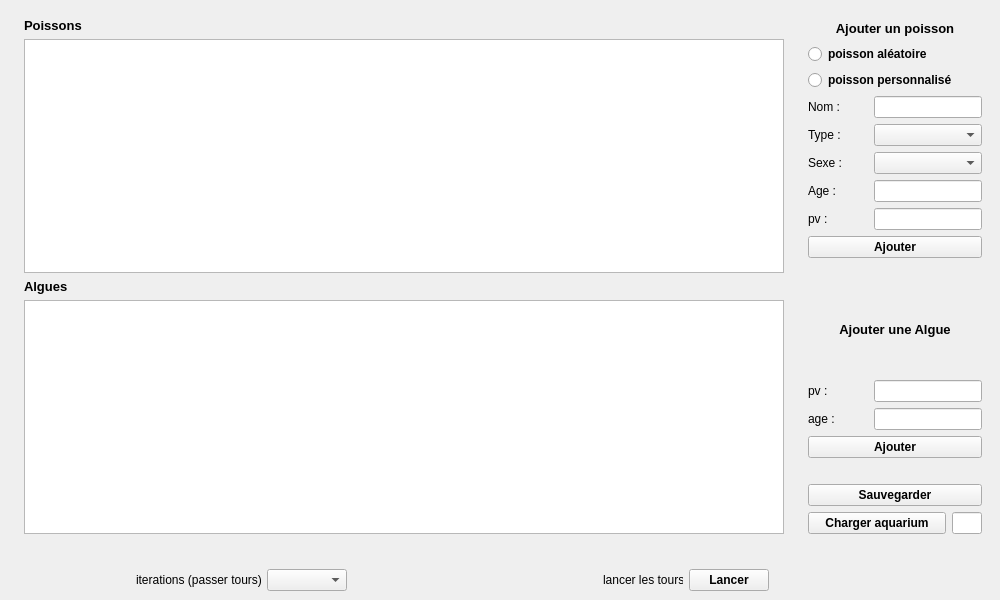
<?xml version="1.0" encoding="UTF-8"?>
<ui version="4.0">
 <class>MainWindow</class>
 <widget class="QMainWindow" name="MainWindow">
  <property name="enabled">
   <bool>true</bool>
  </property>
  <property name="geometry">
   <rect>
    <x>0</x>
    <y>0</y>
    <width>1000</width>
    <height>600</height>
   </rect>
  </property>
  <property name="sizePolicy">
   <sizepolicy hsizetype="Preferred" vsizetype="Preferred">
    <horstretch>0</horstretch>
    <verstretch>0</verstretch>
   </sizepolicy>
  </property>
  <property name="minimumSize">
   <size>
    <width>1000</width>
    <height>600</height>
   </size>
  </property>
  <property name="maximumSize">
   <size>
    <width>1000</width>
    <height>600</height>
   </size>
  </property>
  <property name="windowTitle">
   <string>PythonQuarium</string>
  </property>
  <widget class="QWidget" name="centralwidget">
   <layout class="QFormLayout" name="formLayout">
    <item row="4" column="1">
     <layout class="QVBoxLayout" name="verticalLayout">
      <item>
       <layout class="QHBoxLayout" name="horizontalLayout">
        <item>
         <widget class="QWidget" name="List_panel" native="true">
          <property name="minimumSize">
           <size>
            <width>500</width>
            <height>0</height>
           </size>
          </property>
          <property name="maximumSize">
           <size>
            <width>16777215</width>
            <height>16777215</height>
           </size>
          </property>
          <layout class="QVBoxLayout" name="verticalLayout_2">
           <item>
            <widget class="QLabel" name="lab_fishs">
             <property name="font">
              <font>
               <pointsize>10</pointsize>
               <bold>true</bold>
              </font>
             </property>
             <property name="text">
              <string>Poissons</string>
             </property>
            </widget>
           </item>
           <item>
            <widget class="QTableWidget" name="tb_fishs"/>
           </item>
           <item>
            <widget class="QLabel" name="lab_algues">
             <property name="font">
              <font>
               <pointsize>10</pointsize>
               <bold>true</bold>
              </font>
             </property>
             <property name="text">
              <string>Algues</string>
             </property>
            </widget>
           </item>
           <item>
            <widget class="QTableWidget" name="tb_algues"/>
           </item>
          </layout>
         </widget>
        </item>
        <item>
         <widget class="QWidget" name="Lateral_panel" native="true">
          <property name="sizePolicy">
           <sizepolicy hsizetype="Fixed" vsizetype="Fixed">
            <horstretch>0</horstretch>
            <verstretch>0</verstretch>
           </sizepolicy>
          </property>
          <property name="maximumSize">
           <size>
            <width>250</width>
            <height>1000</height>
           </size>
          </property>
          <layout class="QVBoxLayout" name="verticalLayout_3">
           <item>
            <widget class="QLabel" name="lab_panel_fish">
             <property name="sizePolicy">
              <sizepolicy hsizetype="Preferred" vsizetype="Fixed">
               <horstretch>0</horstretch>
               <verstretch>0</verstretch>
              </sizepolicy>
             </property>
             <property name="maximumSize">
              <size>
               <width>16777215</width>
               <height>20</height>
              </size>
             </property>
             <property name="font">
              <font>
               <pointsize>10</pointsize>
               <bold>true</bold>
               <kerning>true</kerning>
              </font>
             </property>
             <property name="text">
              <string notr="true">Ajouter un poisson</string>
             </property>
             <property name="textFormat">
              <enum>Qt::TextFormat::AutoText</enum>
             </property>
             <property name="alignment">
              <set>Qt::AlignmentFlag::AlignCenter</set>
             </property>
             <property name="indent">
              <number>0</number>
             </property>
            </widget>
           </item>
           <item>
            <widget class="QRadioButton" name="rb_alea">
             <property name="maximumSize">
              <size>
               <width>250</width>
               <height>20</height>
              </size>
             </property>
             <property name="font">
              <font>
               <bold>true</bold>
              </font>
             </property>
             <property name="text">
              <string>poisson aléatoire</string>
             </property>
            </widget>
           </item>
           <item>
            <widget class="QRadioButton" name="rb_perso">
             <property name="maximumSize">
              <size>
               <width>250</width>
               <height>20</height>
              </size>
             </property>
             <property name="font">
              <font>
               <bold>true</bold>
              </font>
             </property>
             <property name="text">
              <string>poisson personnalisé</string>
             </property>
            </widget>
           </item>
           <item>
            <layout class="QHBoxLayout" name="horizontalLayout_6">
             <item>
              <widget class="QLabel" name="lab_fish_name">
               <property name="sizePolicy">
                <sizepolicy hsizetype="Fixed" vsizetype="Preferred">
                 <horstretch>0</horstretch>
                 <verstretch>0</verstretch>
                </sizepolicy>
               </property>
               <property name="minimumSize">
                <size>
                 <width>60</width>
                 <height>0</height>
                </size>
               </property>
               <property name="maximumSize">
                <size>
                 <width>16777215</width>
                 <height>16777215</height>
                </size>
               </property>
               <property name="text">
                <string>Nom : </string>
               </property>
              </widget>
             </item>
             <item>
              <widget class="QLineEdit" name="le_fish_name">
               <property name="sizePolicy">
                <sizepolicy hsizetype="Fixed" vsizetype="Fixed">
                 <horstretch>0</horstretch>
                 <verstretch>0</verstretch>
                </sizepolicy>
               </property>
               <property name="maximumSize">
                <size>
                 <width>220</width>
                 <height>16777215</height>
                </size>
               </property>
              </widget>
             </item>
            </layout>
           </item>
           <item>
            <layout class="QHBoxLayout" name="horizontalLayout_5">
             <item>
              <widget class="QLabel" name="lab_fish_type">
               <property name="enabled">
                <bool>true</bool>
               </property>
               <property name="sizePolicy">
                <sizepolicy hsizetype="Fixed" vsizetype="Preferred">
                 <horstretch>0</horstretch>
                 <verstretch>0</verstretch>
                </sizepolicy>
               </property>
               <property name="minimumSize">
                <size>
                 <width>60</width>
                 <height>0</height>
                </size>
               </property>
               <property name="baseSize">
                <size>
                 <width>60</width>
                 <height>0</height>
                </size>
               </property>
               <property name="text">
                <string>Type : </string>
               </property>
              </widget>
             </item>
             <item>
              <widget class="QComboBox" name="cbb_fish_type">
               <property name="sizePolicy">
                <sizepolicy hsizetype="Expanding" vsizetype="Fixed">
                 <horstretch>0</horstretch>
                 <verstretch>0</verstretch>
                </sizepolicy>
               </property>
              </widget>
             </item>
            </layout>
           </item>
           <item>
            <layout class="QHBoxLayout" name="horizontalLayout_8">
             <item>
              <widget class="QLabel" name="lab_fish_sexe">
               <property name="sizePolicy">
                <sizepolicy hsizetype="Fixed" vsizetype="Preferred">
                 <horstretch>0</horstretch>
                 <verstretch>0</verstretch>
                </sizepolicy>
               </property>
               <property name="minimumSize">
                <size>
                 <width>60</width>
                 <height>0</height>
                </size>
               </property>
               <property name="baseSize">
                <size>
                 <width>60</width>
                 <height>0</height>
                </size>
               </property>
               <property name="text">
                <string>Sexe : </string>
               </property>
              </widget>
             </item>
             <item>
              <widget class="QComboBox" name="cbb_fish_sexe">
               <property name="sizePolicy">
                <sizepolicy hsizetype="Expanding" vsizetype="Fixed">
                 <horstretch>0</horstretch>
                 <verstretch>0</verstretch>
                </sizepolicy>
               </property>
              </widget>
             </item>
            </layout>
           </item>
           <item>
            <layout class="QHBoxLayout" name="horizontalLayout_7">
             <item>
              <widget class="QLabel" name="lab_fish_age">
               <property name="sizePolicy">
                <sizepolicy hsizetype="Fixed" vsizetype="Preferred">
                 <horstretch>0</horstretch>
                 <verstretch>0</verstretch>
                </sizepolicy>
               </property>
               <property name="minimumSize">
                <size>
                 <width>60</width>
                 <height>0</height>
                </size>
               </property>
               <property name="text">
                <string>Age : </string>
               </property>
              </widget>
             </item>
             <item>
              <widget class="QLineEdit" name="le_fish_age"/>
             </item>
            </layout>
           </item>
           <item>
            <layout class="QHBoxLayout" name="horizontalLayout_4">
             <item>
              <widget class="QLabel" name="lab_fish_pv">
               <property name="sizePolicy">
                <sizepolicy hsizetype="Fixed" vsizetype="Preferred">
                 <horstretch>0</horstretch>
                 <verstretch>0</verstretch>
                </sizepolicy>
               </property>
               <property name="minimumSize">
                <size>
                 <width>60</width>
                 <height>0</height>
                </size>
               </property>
               <property name="baseSize">
                <size>
                 <width>100</width>
                 <height>0</height>
                </size>
               </property>
               <property name="text">
                <string>pv : </string>
               </property>
              </widget>
             </item>
             <item>
              <widget class="QLineEdit" name="le_fish_pv"/>
             </item>
            </layout>
           </item>
           <item>
            <widget class="QPushButton" name="btn_add_fish">
             <property name="font">
              <font>
               <bold>true</bold>
              </font>
             </property>
             <property name="text">
              <string>Ajouter</string>
             </property>
            </widget>
           </item>
           <item>
            <spacer name="horizontalSpacer">
             <property name="orientation">
              <enum>Qt::Orientation::Horizontal</enum>
             </property>
             <property name="sizeHint" stdset="0">
              <size>
               <width>40</width>
               <height>20</height>
              </size>
             </property>
            </spacer>
           </item>
           <item>
            <layout class="QVBoxLayout" name="verticalLayout_5">
             <item>
              <widget class="QLabel" name="lab_panel_algue">
               <property name="font">
                <font>
                 <pointsize>10</pointsize>
                 <bold>true</bold>
                </font>
               </property>
               <property name="text">
                <string>Ajouter une Algue</string>
               </property>
               <property name="alignment">
                <set>Qt::AlignmentFlag::AlignCenter</set>
               </property>
              </widget>
             </item>
             <item>
              <layout class="QHBoxLayout" name="horizontalLayout_13">
               <item>
                <widget class="QLabel" name="lab_algue_pv">
                 <property name="minimumSize">
                  <size>
                   <width>60</width>
                   <height>0</height>
                  </size>
                 </property>
                 <property name="text">
                  <string>pv :</string>
                 </property>
                </widget>
               </item>
               <item>
                <widget class="QLineEdit" name="le_algue_pv"/>
               </item>
              </layout>
             </item>
             <item>
              <layout class="QHBoxLayout" name="horizontalLayout_11">
               <item>
                <widget class="QLabel" name="lab_algue_age">
                 <property name="minimumSize">
                  <size>
                   <width>60</width>
                   <height>0</height>
                  </size>
                 </property>
                 <property name="text">
                  <string>age :</string>
                 </property>
                </widget>
               </item>
               <item>
                <widget class="QLineEdit" name="le_algue_age"/>
               </item>
              </layout>
             </item>
             <item>
              <widget class="QPushButton" name="btn_add_algue">
               <property name="font">
                <font>
                 <bold>true</bold>
                </font>
               </property>
               <property name="text">
                <string>Ajouter</string>
               </property>
              </widget>
             </item>
            </layout>
           </item>
           <item>
            <spacer name="horizontalSpacer_2">
             <property name="orientation">
              <enum>Qt::Orientation::Horizontal</enum>
             </property>
             <property name="sizeHint" stdset="0">
              <size>
               <width>40</width>
               <height>20</height>
              </size>
             </property>
            </spacer>
           </item>
           <item>
            <widget class="QPushButton" name="btn_save_aquarium">
             <property name="font">
              <font>
               <bold>true</bold>
              </font>
             </property>
             <property name="text">
              <string>Sauvegarder</string>
             </property>
            </widget>
           </item>
           <item>
            <layout class="QHBoxLayout" name="horizontalLayout_10">
             <item>
              <widget class="QPushButton" name="btn_load">
               <property name="font">
                <font>
                 <bold>true</bold>
                </font>
               </property>
               <property name="text">
                <string>Charger aquarium</string>
               </property>
              </widget>
             </item>
             <item>
              <widget class="QLineEdit" name="le_load">
               <property name="sizePolicy">
                <sizepolicy hsizetype="Fixed" vsizetype="Fixed">
                 <horstretch>0</horstretch>
                 <verstretch>0</verstretch>
                </sizepolicy>
               </property>
               <property name="maximumSize">
                <size>
                 <width>30</width>
                 <height>16777215</height>
                </size>
               </property>
              </widget>
             </item>
            </layout>
           </item>
          </layout>
         </widget>
        </item>
       </layout>
      </item>
      <item>
       <layout class="QHBoxLayout" name="horizontalLayout_2">
        <item>
         <layout class="QVBoxLayout" name="verticalLayout_4">
          <item>
           <layout class="QHBoxLayout" name="horizontalLayout_3">
            <item>
             <widget class="QLabel" name="lab_aquarium_id">
              <property name="text">
               <string/>
              </property>
             </widget>
            </item>
           </layout>
          </item>
          <item>
           <layout class="QHBoxLayout" name="horizontalLayout_9">
            <item>
             <spacer name="horizontalSpacer_5">
              <property name="orientation">
               <enum>Qt::Orientation::Horizontal</enum>
              </property>
              <property name="sizeType">
               <enum>QSizePolicy::Policy::Fixed</enum>
              </property>
              <property name="sizeHint" stdset="0">
               <size>
                <width>100</width>
                <height>20</height>
               </size>
              </property>
             </spacer>
            </item>
            <item>
             <widget class="QLabel" name="label_11">
              <property name="sizePolicy">
               <sizepolicy hsizetype="Fixed" vsizetype="Preferred">
                <horstretch>0</horstretch>
                <verstretch>0</verstretch>
               </sizepolicy>
              </property>
              <property name="maximumSize">
               <size>
                <width>125</width>
                <height>16777215</height>
               </size>
              </property>
              <property name="text">
               <string>iterations (passer tours) : </string>
              </property>
             </widget>
            </item>
            <item>
             <widget class="QComboBox" name="cbb_nb_iter">
              <property name="sizePolicy">
               <sizepolicy hsizetype="Expanding" vsizetype="Fixed">
                <horstretch>0</horstretch>
                <verstretch>0</verstretch>
               </sizepolicy>
              </property>
              <property name="maximumSize">
               <size>
                <width>80</width>
                <height>16777215</height>
               </size>
              </property>
             </widget>
            </item>
            <item>
             <spacer name="horizontalSpacer_3">
              <property name="orientation">
               <enum>Qt::Orientation::Horizontal</enum>
              </property>
              <property name="sizeType">
               <enum>QSizePolicy::Policy::Fixed</enum>
              </property>
              <property name="sizeHint" stdset="0">
               <size>
                <width>250</width>
                <height>20</height>
               </size>
              </property>
             </spacer>
            </item>
            <item>
             <widget class="QLabel" name="label_10">
              <property name="sizePolicy">
               <sizepolicy hsizetype="Fixed" vsizetype="Preferred">
                <horstretch>0</horstretch>
                <verstretch>0</verstretch>
               </sizepolicy>
              </property>
              <property name="maximumSize">
               <size>
                <width>80</width>
                <height>16777215</height>
               </size>
              </property>
              <property name="text">
               <string>lancer les tours</string>
              </property>
             </widget>
            </item>
            <item>
             <widget class="QPushButton" name="btn_step">
              <property name="sizePolicy">
               <sizepolicy hsizetype="Fixed" vsizetype="Fixed">
                <horstretch>0</horstretch>
                <verstretch>0</verstretch>
               </sizepolicy>
              </property>
              <property name="font">
               <font>
                <bold>true</bold>
               </font>
              </property>
              <property name="text">
               <string>Lancer</string>
              </property>
             </widget>
            </item>
            <item>
             <spacer name="horizontalSpacer_4">
              <property name="orientation">
               <enum>Qt::Orientation::Horizontal</enum>
              </property>
              <property name="sizeType">
               <enum>QSizePolicy::Policy::Fixed</enum>
              </property>
              <property name="sizeHint" stdset="0">
               <size>
                <width>200</width>
                <height>20</height>
               </size>
              </property>
             </spacer>
            </item>
           </layout>
          </item>
         </layout>
        </item>
       </layout>
      </item>
     </layout>
    </item>
   </layout>
  </widget>
 </widget>
 <resources/>
 <connections/>
</ui>
